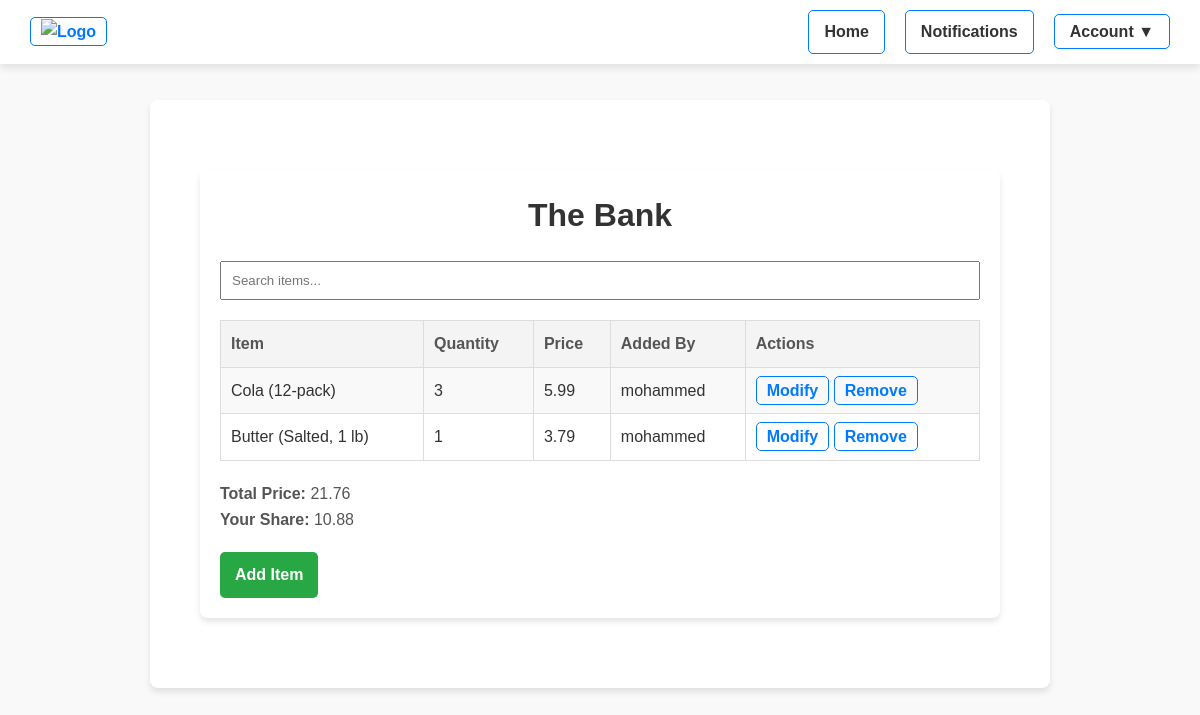
/cart/1/ (signed in), run on an earlier commit of the app's database.
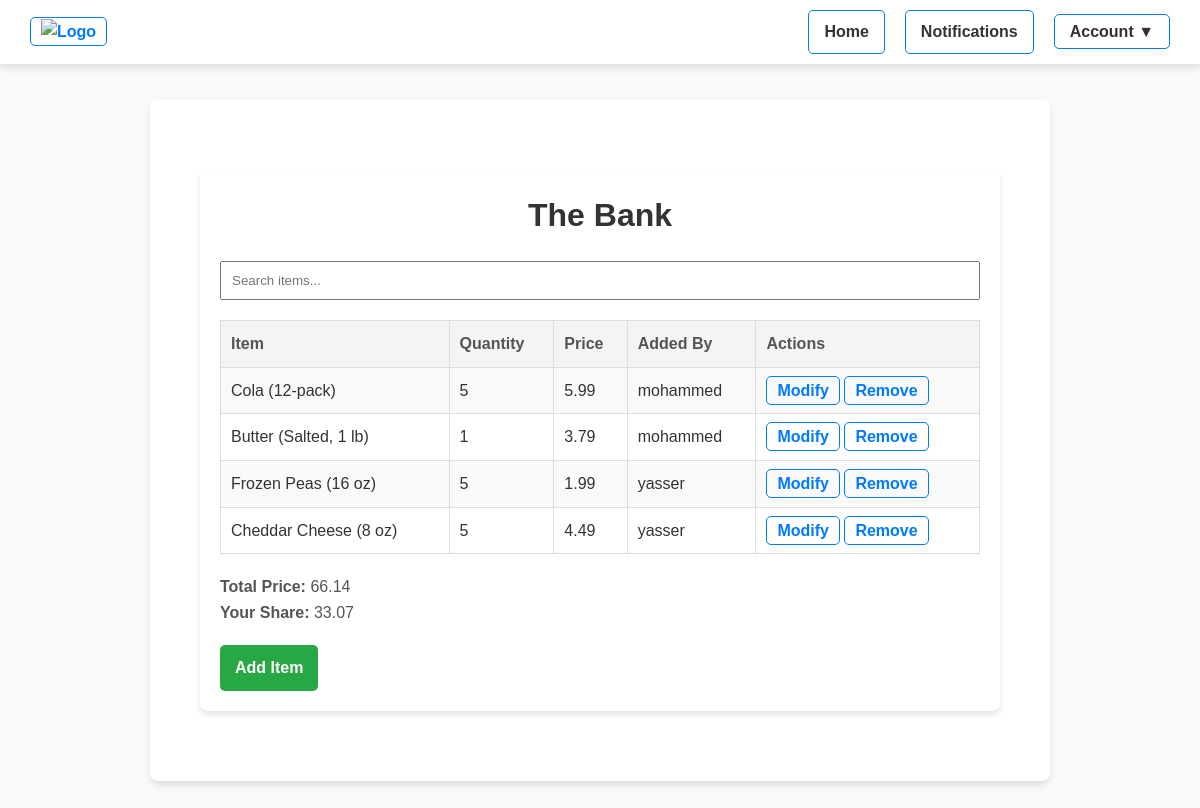
And on a later commit of the database.
### main/models.py (models this page shows, shortened)
class CartItem(models.Model):
    cart = models.ForeignKey(SharedCart, on_delete=models.CASCADE, related_name='items')
    item = models.ForeignKey(GroceryItem, on_delete=models.CASCADE)
    quantity = models.PositiveIntegerField(default=1)
    added_by = models.ForeignKey(User, on_delete=models.SET_NULL, null=True)
    added_at = models.DateTimeField(auto_now_add=True)
    is_purchased = models.BooleanField(default=False)

class GroceryItem(models.Model):
    CATEGORY_CHOICES = [
        ("Fruits", "Fruits"),
        ("Vegetables", "Vegetables"),
        ("Dairy", "Dairy"),
        ("Bakery", "Bakery"),
        ("Meat", "Meat"),
        ("Beverages", "Beverages"),
        ("Snacks", "Snacks"),
        ("Frozen Foods", "Frozen Foods"),
        ("Household Items", "Household Items"),
    ]
    name = models.CharField(max_length=100)
    description = models.TextField(blank=True)
    price = models.DecimalField(max_digits=6, decimal_places=2, null=True, blank=True)
    availability = models.BooleanField(default=True)
    category = models.CharField(
        max_length=50,
        choices=CATEGORY_CHOICES,
        default="N/A",  # Default category
    )

### main/views.py (the view)
# urls.py: path('cart/<int:cart_id>/', views.shared_cart_view, name='shared_cart'),
@login_required
def shared_cart_view(request, cart_id):
    cart = get_object_or_404(SharedCart, id=cart_id, users=request.user)
    search_query = request.GET.get('q', '')  # Get the search query
    items = cart.items.select_related('item').all()
    if search_query:  # Filter items if a search query is provided
        items = items.filter(item__name__icontains=search_query)
    total_price = cart.total_cost()
    split_price = cart.split_cost()
    context = {
        'cart': cart,
        'items': items,
        'total_price': total_price,
        'split_price': split_price,
        'search_query': search_query,
    }
    return render(request, 'shared_cart.html', context)

### main/models.py (called while the page is built)
    def total_cost(self):
        total = sum(
            item.quantity * (item.item.price or 0) for item in self.items.all()
        )
        return total

    def split_cost(self):
        total = self.total_cost()
        num_users = self.users.count()
        return total / num_users if num_users else 0

### templates/shared_cart.html (shortened to what this page needs)
{% extends 'base.html' %}
{% block content %}
<div class="container">
    <h1>{{ cart.name }}</h1>
    <input
        type="text"
        id="searchBar"
        placeholder="Search items..."
        style="width: 100%; padding: 10px; margin-bottom: 20px;"
    />
    <table id="itemsTable">
        <tr>
            <th>Item</th>
            <th>Quantity</th>
            <th>Price</th>
            <th>Added By</th>
            <th>Actions</th>
        </tr>
        {% for item in items %}
        <tr>
            <td>{{ item.item.name }}</td>
            <td>{{ item.quantity }}</td>
            <td>{{ item.item.price }}</td>
            <td>{{ item.added_by.username }}</td>
            <td>
                <a href="{% url 'modify_item' cart.id item.id %}">Modify</a>
                <a href="{% url 'remove_item' cart.id item.id %}">Remove</a>
            </td>
        </tr>
        {% endfor %}
    </table>
    <p><strong>Total Price:</strong> {{ total_price }}</p>
    <p><strong>Your Share:</strong> {{ split_price }}</p>
    <a href="{% url 'add_item' cart.id %}" class="btn-add">Add Item</a>
</div>
{% endblock %}

What changed in the data, as far as the page shows it:
changed CartItem "Cola (12-pack)": quantity "3" → "5"
added CartItem: item.name "Frozen Peas (16 oz)", quantity "5", item.price "1.99", added_by.username "yasser"
added CartItem: item.name "Cheddar Cheese (8 oz)", quantity "5", item.price "4.49", added_by.username "yasser"
Also different on the page:
{{ total_price }}: "21.76" → "66.14"
{{ split_price }}: "10.88" → "33.07"
